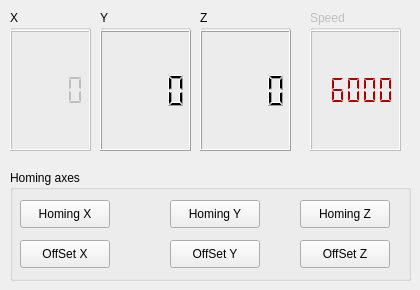
         <widget class="QWidget" name="tab">
          <attribute name="title">
           <string>Machine</string>
          </attribute>
          <widget class="QGroupBox" name="groupBox_3">
           <property name="geometry">
            <rect>
             <x>10</x>
             <y>10</y>
             <width>81</width>
             <height>141</height>
            </rect>
           </property>
           <property name="title">
            <string>X</string>
           </property>
           <widget class="QLCDNumber" name="lcdNumber">
            <property name="enabled">
             <bool>false</bool>
            </property>
            <property name="geometry">
             <rect>
              <x>0</x>
              <y>20</y>
              <width>81</width>
              <height>121</height>
             </rect>
            </property>
            <property name="smallDecimalPoint">
             <bool>true</bool>
            </property>
            <property name="digitCount">
             <number>4</number>
            </property>
            <property name="mode">
             <enum>QLCDNumber::Dec</enum>
            </property>
            <property name="segmentStyle">
             <enum>QLCDNumber::Flat</enum>
            </property>
            <property name="value" stdset="0">
             <double>0.000000000000000</double>
            </property>
            <property name="intValue" stdset="0">
             <number>0</number>
            </property>
           </widget>
          </widget>
          <widget class="QGroupBox" name="groupBox_4">
           <property name="geometry">
            <rect>
             <x>100</x>
             <y>10</y>
             <width>91</width>
             <height>141</height>
            </rect>
           </property>
           <property name="title">
            <string>Y</string>
           </property>
           <widget class="QLCDNumber" name="lcdNumber_2">
            <property name="geometry">
             <rect>
              <x>0</x>
              <y>20</y>
              <width>91</width>
              <height>121</height>
             </rect>
            </property>
            <property name="smallDecimalPoint">
             <bool>true</bool>
            </property>
            <property name="digitCount">
             <number>4</number>
            </property>
            <property name="value" stdset="0">
             <double>0.000000000000000</double>
            </property>
           </widget>
          </widget>
          <widget class="QGroupBox" name="groupBox_5">
           <property name="geometry">
            <rect>
             <x>200</x>
             <y>10</y>
             <width>91</width>
             <height>141</height>
            </rect>
           </property>
           <property name="title">
            <string>Z</string>
           </property>
           <widget class="QLCDNumber" name="lcdNumber_3">
            <property name="geometry">
             <rect>
              <x>0</x>
              <y>20</y>
              <width>91</width>
              <height>121</height>
             </rect>
            </property>
            <property name="smallDecimalPoint">
             <bool>true</bool>
            </property>
            <property name="digitCount">
             <number>4</number>
            </property>
            <property name="value" stdset="0">
             <double>0.000000000000000</double>
            </property>
           </widget>
          </widget>
          <widget class="QGroupBox" name="groupBox_6">
           <property name="geometry">
            <rect>
             <x>10</x>
             <y>170</y>
             <width>401</width>
             <height>111</height>
            </rect>
           </property>
           <property name="title">
            <string>Homing axes</string>
           </property>
           <widget class="QPushButton" name="pushButton_2">
            <property name="geometry">
             <rect>
              <x>10</x>
              <y>30</y>
              <width>90</width>
              <height>28</height>
             </rect>
            </property>
            <property name="text">
             <string>Homing X</string>
            </property>
           </widget>
           <widget class="QPushButton" name="pushButton_3">
            <property name="geometry">
             <rect>
              <x>160</x>
              <y>30</y>
              <width>90</width>
              <height>28</height>
             </rect>
            </property>
            <property name="text">
             <string>Homing Y</string>
            </property>
           </widget>
           <widget class="QPushButton" name="pushButton_4">
            <property name="geometry">
             <rect>
              <x>290</x>
              <y>30</y>
              <width>90</width>
              <height>28</height>
             </rect>
            </property>
            <property name="text">
             <string>Homing Z</string>
            </property>
           </widget>
           <widget class="QPushButton" name="pushButton_5">
            <property name="geometry">
             <rect>
              <x>10</x>
              <y>70</y>
              <width>90</width>
              <height>28</height>
             </rect>
            </property>
            <property name="text">
             <string>OffSet X</string>
            </property>
           </widget>
           <widget class="QPushButton" name="pushButton_6">
            <property name="geometry">
             <rect>
              <x>160</x>
              <y>70</y>
              <width>90</width>
              <height>28</height>
             </rect>
            </property>
            <property name="text">
             <string>OffSet Y</string>
            </property>
           </widget>
           <widget class="QPushButton" name="pushButton_7">
            <property name="geometry">
             <rect>
              <x>290</x>
              <y>70</y>
              <width>90</width>
              <height>28</height>
             </rect>
            </property>
            <property name="text">
             <string>OffSet Z</string>
            </property>
           </widget>
          </widget>
          <widget class="QGroupBox" name="groupBox_14">
           <property name="enabled">
            <bool>false</bool>
           </property>
           <property name="geometry">
            <rect>
             <x>310</x>
             <y>10</y>
             <width>91</width>
             <height>141</height>
            </rect>
           </property>
           <property name="title">
            <string>Speed</string>
           </property>
           <widget class="QLCDNumber" name="lcdNumber_7">
            <property name="geometry">
             <rect>
              <x>0</x>
              <y>20</y>
              <width>91</width>
              <height>121</height>
             </rect>
            </property>
            <property name="styleSheet">
             <string notr="true">color:rgb(170, 0, 0)</string>
            </property>
            <property name="smallDecimalPoint">
             <bool>true</bool>
            </property>
            <property name="digitCount">
             <number>5</number>
            </property>
            <property name="segmentStyle">
             <enum>QLCDNumber::Flat</enum>
            </property>
            <property name="value" stdset="0">
             <double>6000.000000000000000</double>
            </property>
           </widget>
          </widget>
         </widget>
